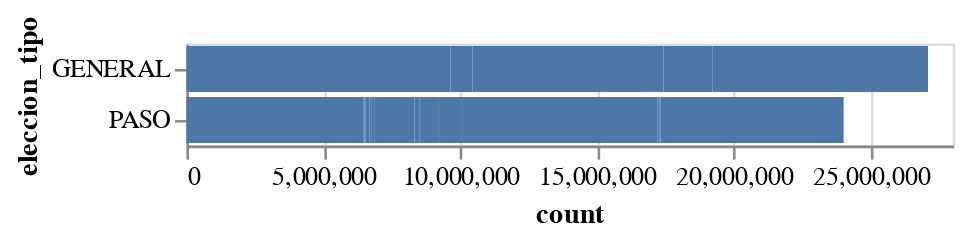

Notebook code cell kept with this figure:
### Code cell
import altair as alt

colorlist=[]

alt.Chart(participacion).mark_bar().encode(
    x="count",
    y='eleccion_tipo',
    # color=alt.Color('agrupacion_nombre').scale(domain=agrupaciones, range=colorlist)
)

### Figure 1 — Vega-Lite specification as saved in the notebook (floating-point values rounded to 4 significant figures)
{"config": {"view": {"continuousWidth": 300, "continuousHeight": 300}}, "data": {"name": "data-14807f37fa28700b8a770d5e7afb379f"}, "mark": {"type": "bar"}, "encoding": {"x": {"field": "count", "type": "quantitative"}, "y": {"field": "eleccion_tipo", "type": "nominal"}}, "$schema": "https://vega.github.io/schema/vega-lite/v5.15.1.json", "datasets": {"data-14807f37fa28700b8a770d5e7afb379f": [{"eleccion_tipo": "PASO", "agrupacion_nombre": "UNION POR LA PATRIA", "count": 6461000.0}, {"eleccion_tipo": "PASO", "agrupacion_nombre": "FRENTE PATRIOTA FEDERAL", "count": 50840.0}, {"eleccion_tipo": "GENERAL", "agrupacion_nombre": "UNION POR LA PATRIA", "count": 9646000.0}, {"eleccion_tipo": "PASO", "agrupacion_nombre": "FRENTE LIBER.AR", "count": 26960.0}, {"eleccion_tipo": "GENERAL", "agrupacion_nombre": null, "count": 809000.0}, {"eleccion_tipo": "PASO", "agrupacion_nombre": "MOVIMIENTO LIBRES DEL SUR", "count": 154300.0}, {"eleccion_tipo": "PASO", "agrupacion_nombre": "MOVIMIENTO IZQUIERDA JUVENTUD Y DIGNIDAD", "count": 81970.0}, {"eleccion_tipo": "PASO", "agrupacion_nombre": "MOVIMIENTO AL SOCIALISMO", "count": 85630.0}, {"eleccion_tipo": "PASO", "agrupacion_nombre": null, "count": 1477000.0}, {"eleccion_tipo": "PASO", "agrupacion_nombre": "PRINCIPIOS Y VALORES", "count": 187900.0}, {"eleccion_tipo": "GENERAL", "agrupacion_nombre": "JUNTOS POR EL CAMBIO", "count": 6267000.0}, {"eleccion_tipo": "PASO", "agrupacion_nombre": "MOVIMIENTO DE ACCION VECINAL", "count": 42250.0}, {"eleccion_tipo": "PASO", "agrupacion_nombre": "FRENTE DE IZQUIERDA Y DE TRABAJADORES - UNIDAD", "count": 628900.0}, {"eleccion_tipo": "PASO", "agrupacion_nombre": "HACEMOS POR NUESTRO PAIS", "count": 907400.0}, {"eleccion_tipo": "PASO", "agrupacion_nombre": "LA LIBERTAD AVANZA", "count": 7116000.0}, {"eleccion_tipo": "PASO", "agrupacion_nombre": "POLITICA OBRERA", "count": 62400.0}, {"eleccion_tipo": "GENERAL", "agrupacion_nombre": "FRENTE DE IZQUIERDA Y DE TRABAJADORES - UNIDAD", "count": 709900.0}, {"eleccion_tipo": "GENERAL", "agrupacion_nombre": "HACEMOS POR NUESTRO PAIS", "count": 1784000.0}, {"eleccion_tipo": "GENERAL", "agrupacion_nombre": "LA LIBERTAD AVANZA", "count": 7884000.0}, {"eleccion_tipo": "PASO", "agrupacion_nombre": "PROYECTO JOVEN", "count": 23870.0}, {"eleccion_tipo": "PASO", "agrupacion_nombre": "UNION DEL CENTRO DEMOCRATICO", "count": 11980.0}, {"eleccion_tipo": "PASO", "agrupacion_nombre": "JUNTOS POR EL CAMBIO", "count": 6698000.0}]}}
